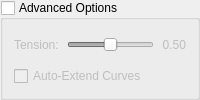
                                <widget
                                    class="QGroupBox"
                                    name="advancedGroupBox"
                                >
                                    <property name="title">
                                        <string>Advanced Options</string>
                                    </property>
                                    <property name="checkable">
                                        <bool>true</bool>
                                    </property>
                                    <property name="checked">
                                        <bool>false</bool>
                                    </property>
                                    <layout
                                        class="QVBoxLayout"
                                        name="advancedLayout"
                                    >
                                        <property name="spacing">
                                            <number>8</number>
                                        </property>

                                        <!-- Tension/Bulge Control -->
                                        <item>
                                            <layout class="QHBoxLayout">
                                                <item>
                                                    <widget
                                                        class="QLabel"
                                                        name="tensionLabel"
                                                    >
                                                        <property name="text">
                                                            <string
                                                            >Tension:</string>
                                                        </property>
                                                        <property
                                                            name="minimumWidth"
                                                        >
                                                            <number>70</number>
                                                        </property>
                                                    </widget>
                                                </item>
                                                <item>
                                                    <widget
                                                        class="QSlider"
                                                        name="tensionSlider"
                                                    >
                                                        <property
                                                            name="orientation"
                                                        >
                                                            <enum
                                                            >Qt::Horizontal</enum>
                                                        </property>
                                                        <property
                                                            name="minimum"
                                                        >
                                                            <number>0</number>
                                                        </property>
                                                        <property
                                                            name="maximum"
                                                        >
                                                            <number>100</number>
                                                        </property>
                                                        <property name="value">
                                                            <number>50</number>
                                                        </property>
                                                        <property
                                                            name="styleSheet"
                                                        >
                                                            <string
                                                            >QSlider:disabled { opacity: 0.4; }</string>
                                                        </property>
                                                    </widget>
                                                </item>
                                                <item>
                                                    <widget
                                                        class="QLabel"
                                                        name="tensionValueLabel"
                                                    >
                                                        <property name="text">
                                                            <string
                                                            >0.50</string>
                                                        </property>
                                                        <property
                                                            name="minimumWidth"
                                                        >
                                                            <number>40</number>
                                                        </property>
                                                        <property
                                                            name="alignment"
                                                        >
                                                            <set
                                                            >Qt::AlignRight|Qt::AlignVCenter</set>
                                                        </property>
                                                    </widget>
                                                </item>
                                            </layout>
                                        </item>

                                        <!-- Auto-Extend -->
                                        <item>
                                            <widget
                                                class="QCheckBox"
                                                name="autoExtendCheckBox"
                                            >
                                                <property name="text">
                                                    <string
                                                    >Auto-Extend Curves</string>
                                                </property>
                                                <property name="toolTip">
                                                    <string
                                                    >Automatically extend input curves if needed for blend</string>
                                                </property>
                                            </widget>
                                        </item>

                                    </layout>
                                </widget>
